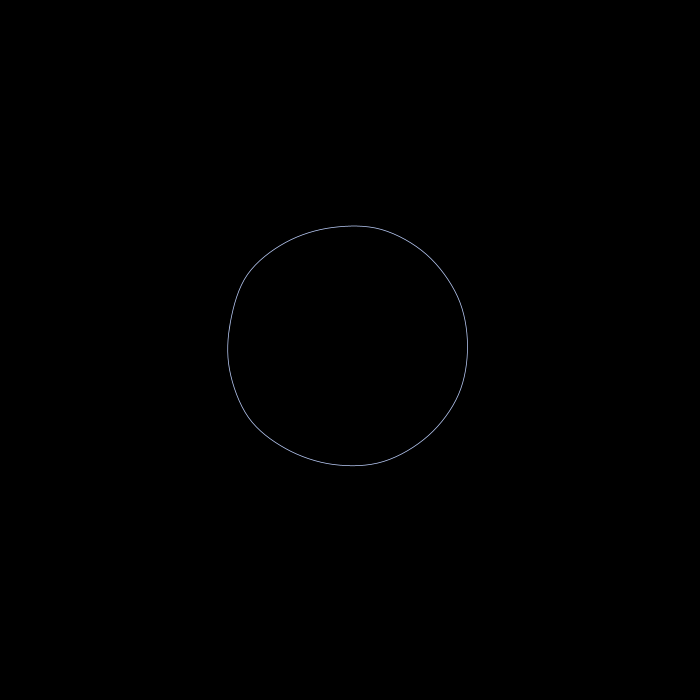
Frame 1 (no input)
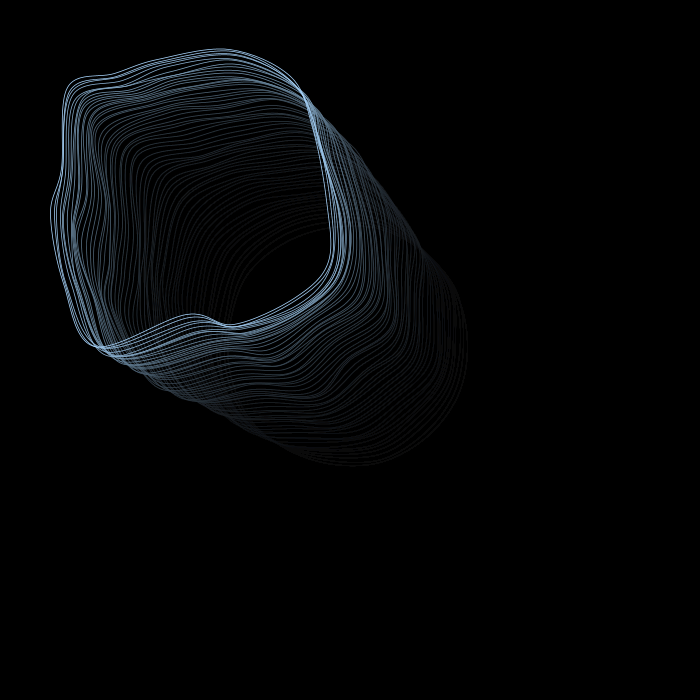
Frame 60 (the mouse pressed at the canvas centre just before this capture)
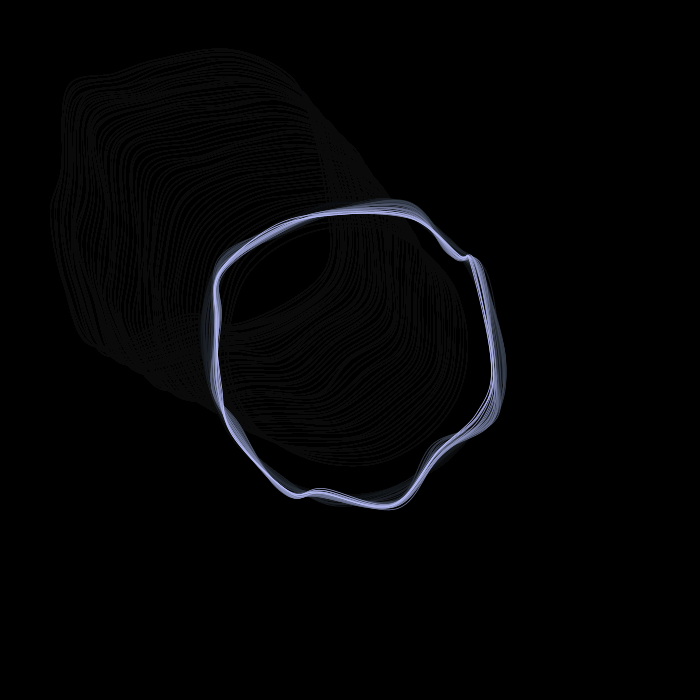
Frame 120 (the mouse held since frame 60 and released just before this capture)

The Processing sketch that drew these frames (run headless with seeded random() and noise(); from frame 60 on, the mouse is pressed at the canvas centre):

// Processing sketch: Brush_HW_3___morphing_blob
// ── Brush_HW_3___morphing_blob.pde
// Brush HW 3 - morphing blob
// remix of P_2_2_3_01 (Generative Gestaltung)
//
// what's from class: easing, sin() breathing, lerpColor() palette
// new thing from the original: beginShape() + curveVertex() = smooth curve through moving points
//
// CONTROLS
// click       : drop a new blob at mouse
// r           : reset black
// e           : reset white
// q / w       : pause / resume
// space       : save screenshot

// --- color palette ---
color col1 = #ff9de2;   // pink
color col2 = #c9b8ff;   // lavender
color col3 = #8ff0ff;   // light blue

// --- blob settings ---
int   formResolution = 15;     // how many points make up the blob
float stepSize       = 2;      // how much each point wanders per frame
float initRadius     = 120;    // starting circle radius

float[] x = new float[formResolution];
float[] y = new float[formResolution];

float centerX, centerY;
float breathPhase = 0;

int screenshotCount = 1;


void setup() {
  size(700, 700);
  background(0);
  frameRate(60);

  centerX = width / 2;
  centerY = height / 2;
  initBlob(centerX, centerY);
}


void draw() {

  // soft fading trails -- same trick as easing remix
  fill(0, 12);
  noStroke();
  rect(0, 0, width, height);

  // easing: center slowly follows mouse
  centerX += (mouseX - centerX) * 0.01;
  centerY += (mouseY - centerY) * 0.01;

  // each point wanders randomly
  for (int i = 0; i < formResolution; i++) {
    x[i] += random(-stepSize, stepSize);
    y[i] += random(-stepSize, stepSize);
  }

  // breathing scale -- sin() you know from Brush HW 2
  breathPhase += 0.018;
  float breathScale = 1 + sin(breathPhase) * 0.25;

  // lerpColor palette cycling -- same as Brush HW 2
  float t  = (sin(frameCount * 0.015) + 1) / 2.0;
  float t2 = (sin(frameCount * 0.015 + 2.0) + 1) / 2.0;
  color ca = lerpColor(col1, col2, t);
  color cb = lerpColor(col2, col3, t2);
  color c  = lerpColor(ca, cb, t);

  stroke(c);
  strokeWeight(0.75);
  noFill();

  // NEW THING: beginShape() + curveVertex() draws a smooth closed curve
  // through all the moving points -- first and last vertices are control points
  beginShape();
  curveVertex(x[formResolution-1] * breathScale + centerX,  y[formResolution-1] * breathScale + centerY);
  for (int i = 0; i < formResolution; i++) {
    curveVertex(x[i] * breathScale + centerX,  y[i] * breathScale + centerY);
  }
  curveVertex(x[0] * breathScale + centerX,  y[0] * breathScale + centerY);
  curveVertex(x[1] * breathScale + centerX,  y[1] * breathScale + centerY);
  endShape();
}


void mousePressed() {
  initBlob(mouseX, mouseY);
}


// puts the points back in a circle around a given center
void initBlob(float cx, float cy) {
  centerX = cx;
  centerY = cy;
  float angle = radians(360.0 / formResolution);
  for (int i = 0; i < formResolution; i++) {
    x[i] = cos(angle * i) * initRadius;
    y[i] = sin(angle * i) * initRadius;
  }
}


void keyPressed() {
  if (key == 'r') { background(0); }
  if (key == 'e') { background(255); }
  if (key == 'q') { noLoop(); }
  if (key == 'w') { loop(); }
  if (key == ' ') {
    save("screenshot" + screenshotCount + ".jpeg");
    screenshotCount = screenshotCount + 1;
  }
}
